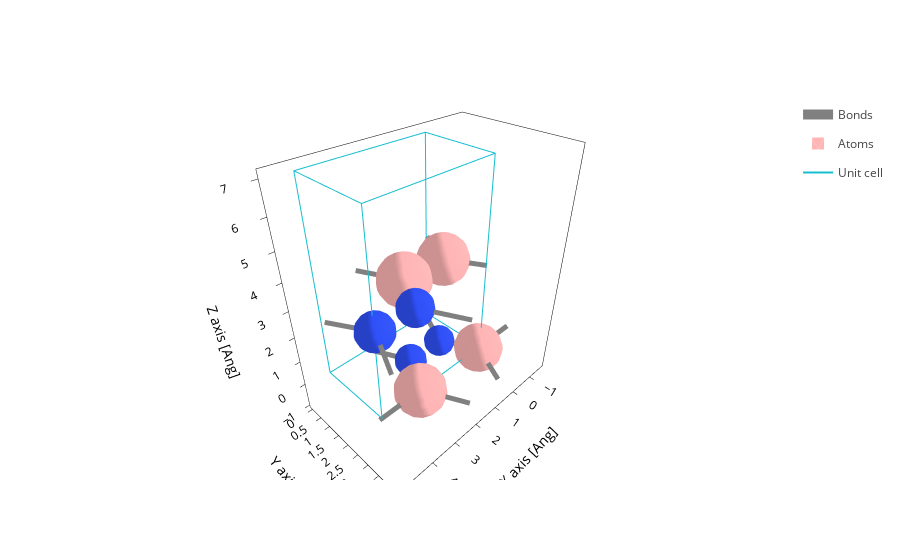
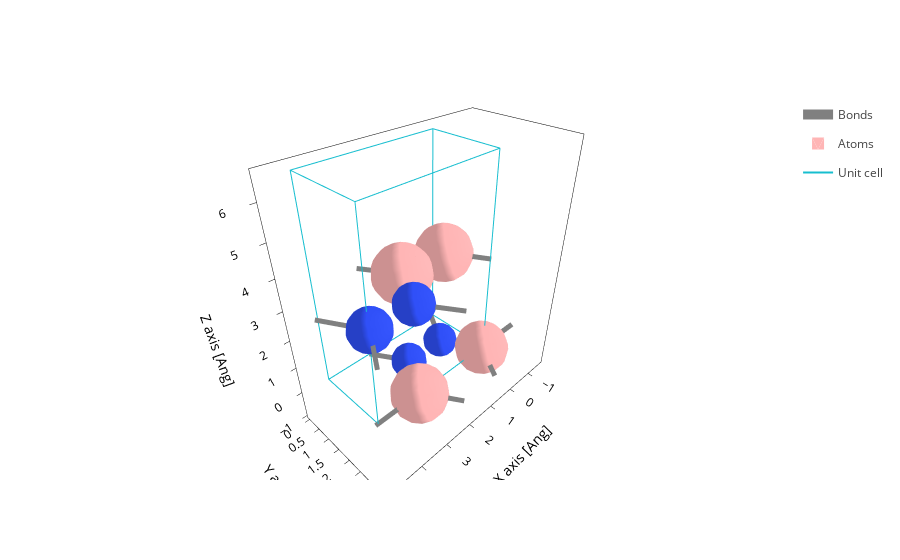
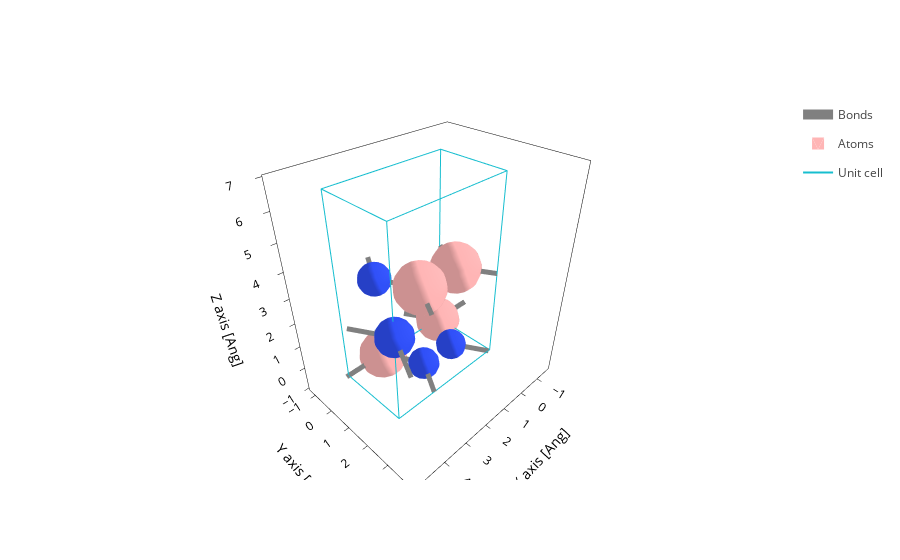
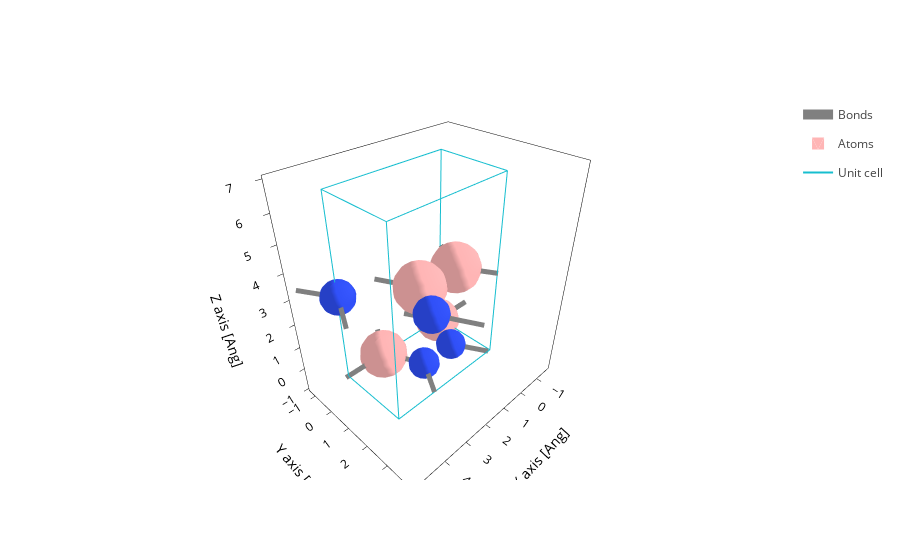

The code cell stored with these charts, in order, in its notebook:
### Code cell
# Plot all the structures
for k, path in enumerate(paths_sus):
    if k >= 15 and k < 30:
        file = sisl.get_sile(path / "aiida.fdf")
        geom = file.read_geometry()
        file.plot.geometry(axes="xyz").show()
    else:
        continue

### Figure 1 — Plotly figure (JSON) as saved in the notebook; plotly's stock layout.template omitted (floating-point values rounded to 4 significant figures; data arrays with more than 128 entries replaced by an {"elided": "..."} marker saying what was removed)
{"data": [{"line": {"color": "gray", "width": 10}, "meta": {}, "mode": "lines", "name": "Bonds", "opacity": 1, "type": "scatter3d", "x": {"elided": "336 float values"}, "y": {"elided": "336 float values"}, "z": {"elided": "336 float values"}}, {"alphahull": 0, "color": "#FFB5B5", "hovertemplate": "%{meta.position}", "legendgroup": "Atoms", "meta": {"meta": {"Atoms_i": 0}, "position": "(0.09, 2.71, 0.00)"}, "name": "Atoms", "opacity": 1, "showlegend": true, "showscale": false, "type": "mesh3d", "x": {"elided": "225 float values"}, "y": {"elided": "225 float values"}, "z": {"elided": "225 float values"}}, {"alphahull": 0, "color": "#3050F8", "hovertemplate": "%{meta.position}", "legendgroup": "Atoms", "meta": {"meta": {"Atoms_i": 1}, "position": "(0.82, 1.47, 0.01)"}, "name": "Atoms", "opacity": 1, "showlegend": false, "showscale": false, "type": "mesh3d", "x": {"elided": "225 float values"}, "y": {"elided": "225 float values"}, "z": {"elided": "225 float values"}}, {"alphahull": 0, "color": "#FFB5B5", "hovertemplate": "%{meta.position}", "legendgroup": "Atoms", "meta": {"meta": {"Atoms_i": 2}, "position": "(2.94, 2.71, 0.00)"}, "name": "Atoms", "opacity": 1, "showlegend": false, "showscale": false, "type": "mesh3d", "x": {"elided": "225 float values"}, "y": {"elided": "225 float values"}, "z": {"elided": "225 float values"}}, {"alphahull": 0, "color": "#3050F8", "hovertemplate": "%{meta.position}", "legendgroup": "Atoms", "meta": {"meta": {"Atoms_i": 3}, "position": "(2.23, 1.48, 0.00)"}, "name": "Atoms", "opacity": 1, "showlegend": false, "showscale": false, "type": "mesh3d", "x": {"elided": "225 float values"}, "y": {"elided": "225 float values"}, "z": {"elided": "225 float values"}}, {"alphahull": 0, "color": "#3050F8", "hovertemplate": "%{meta.position}", "legendgroup": "Atoms", "meta": {"meta": {"Atoms_i": 4}, "position": "(4.51, 2.71, 3.39)"}, "name": "Atoms", "opacity": 1, "showlegend": false, "showscale": false, "type": "mesh3d", "x": {"elided": "225 float values"}, "y": {"elided": "225 float values"}, "z": {"elided": "225 float values"}}, {"alphahull": 0, "color": "#FFB5B5", "hovertemplate": "%{meta.position}", "legendgroup": "Atoms", "meta": {"meta": {"Atoms_i": 5}, "position": "(0.67, 1.48, 3.41)"}, "name": "Atoms", "opacity": 1, "showlegend": false, "showscale": false, "type": "mesh3d", "x": {"elided": "225 float values"}, "y": {"elided": "225 float values"}, "z": {"elided": "225 float values"}}, {"alphahull": 0, "color": "#3050F8", "hovertemplate": "%{meta.position}", "legendgroup": "Atoms", "meta": {"meta": {"Atoms_i": 6}, "position": "(3.07, 2.71, 3.39)"}, "name": "Atoms", "opacity": 1, "showlegend": false, "showscale": false, "type": "mesh3d", "x": {"elided": "225 float values"}, "y": {"elided": "225 float values"}, "z": {"elided": "225 float values"}}, {"alphahull": 0, "color": "#FFB5B5", "hovertemplate": "%{meta.position}", "legendgroup": "Atoms", "meta": {"meta": {"Atoms_i": 7}, "position": "(2.36, 1.46, 3.40)"}, "name": "Atoms", "opacity": 1, "showlegend": false, "showscale": false, "type": "mesh3d", "x": {"elided": "225 float values"}, "y": {"elided": "225 float values"}, "z": {"elided": "225 float values"}}, {"meta": {}, "mode": "lines", "name": "Unit cell", "type": "scatter3d", "x": [0.0, 0.0, 4.549, 4.549, 0.0, 0.0, NaN, 0.0, 0.0, 0.0, 4.549, 4.549, 0.0, NaN, 4.549, 4.549, NaN, 4.549, 4.549], "y": [0.0, 2.707, 2.707, 2.707, 2.707, 2.707, NaN, 2.707, 0.0, 0.0, 0.0, 0.0, 0.0, NaN, 2.707, 0.0, NaN, 2.707, 0.0], "z": [0.0, 0.0, 0.0, 7.002, 7.002, 0.0, NaN, 7.002, 7.002, 0.0, 0.0, 7.002, 7.002, NaN, 0.0, 0.0, NaN, 7.002, 7.002]}], "layout": {"scene": {"aspectmode": "data", "xaxis": {"title": {"text": "X axis [Ang]"}}, "yaxis": {"title": {"text": "Y axis [Ang]"}}, "zaxis": {"title": {"text": "Z axis [Ang]"}}}, "xaxis": {"scaleanchor": "y", "scaleratio": 1, "title": {"text": "X axis [Ang]"}}, "yaxis": {"title": {"text": "Y axis [Ang]"}}}}

### Figure 2 — Plotly figure (JSON) as saved in the notebook; plotly's stock layout.template omitted (floating-point values rounded to 4 significant figures; data arrays with more than 128 entries replaced by an {"elided": "..."} marker saying what was removed)
{"data": [{"line": {"color": "gray", "width": 10}, "meta": {}, "mode": "lines", "name": "Bonds", "opacity": 1, "type": "scatter3d", "x": {"elided": "336 float values"}, "y": {"elided": "336 float values"}, "z": {"elided": "336 float values"}}, {"alphahull": 0, "color": "#FFB5B5", "hovertemplate": "%{meta.position}", "legendgroup": "Atoms", "meta": {"meta": {"Atoms_i": 0}, "position": "(0.09, 2.33, 0.00)"}, "name": "Atoms", "opacity": 1, "showlegend": true, "showscale": false, "type": "mesh3d", "x": {"elided": "225 float values"}, "y": {"elided": "225 float values"}, "z": {"elided": "225 float values"}}, {"alphahull": 0, "color": "#3050F8", "hovertemplate": "%{meta.position}", "legendgroup": "Atoms", "meta": {"meta": {"Atoms_i": 1}, "position": "(0.78, 1.12, 0.00)"}, "name": "Atoms", "opacity": 1, "showlegend": false, "showscale": false, "type": "mesh3d", "x": {"elided": "225 float values"}, "y": {"elided": "225 float values"}, "z": {"elided": "225 float values"}}, {"alphahull": 0, "color": "#FFB5B5", "hovertemplate": "%{meta.position}", "legendgroup": "Atoms", "meta": {"meta": {"Atoms_i": 2}, "position": "(2.87, 2.33, 0.00)"}, "name": "Atoms", "opacity": 1, "showlegend": false, "showscale": false, "type": "mesh3d", "x": {"elided": "225 float values"}, "y": {"elided": "225 float values"}, "z": {"elided": "225 float values"}}, {"alphahull": 0, "color": "#3050F8", "hovertemplate": "%{meta.position}", "legendgroup": "Atoms", "meta": {"meta": {"Atoms_i": 3}, "position": "(2.19, 1.13, 0.02)"}, "name": "Atoms", "opacity": 1, "showlegend": false, "showscale": false, "type": "mesh3d", "x": {"elided": "225 float values"}, "y": {"elided": "225 float values"}, "z": {"elided": "225 float values"}}, {"alphahull": 0, "color": "#3050F8", "hovertemplate": "%{meta.position}", "legendgroup": "Atoms", "meta": {"meta": {"Atoms_i": 4}, "position": "(4.40, 2.33, 3.31)"}, "name": "Atoms", "opacity": 1, "showlegend": false, "showscale": false, "type": "mesh3d", "x": {"elided": "225 float values"}, "y": {"elided": "225 float values"}, "z": {"elided": "225 float values"}}, {"alphahull": 0, "color": "#FFB5B5", "hovertemplate": "%{meta.position}", "legendgroup": "Atoms", "meta": {"meta": {"Atoms_i": 5}, "position": "(0.65, 1.12, 3.31)"}, "name": "Atoms", "opacity": 1, "showlegend": false, "showscale": false, "type": "mesh3d", "x": {"elided": "225 float values"}, "y": {"elided": "225 float values"}, "z": {"elided": "225 float values"}}, {"alphahull": 0, "color": "#3050F8", "hovertemplate": "%{meta.position}", "legendgroup": "Atoms", "meta": {"meta": {"Atoms_i": 6}, "position": "(3.00, 2.33, 3.31)"}, "name": "Atoms", "opacity": 1, "showlegend": false, "showscale": false, "type": "mesh3d", "x": {"elided": "225 float values"}, "y": {"elided": "225 float values"}, "z": {"elided": "225 float values"}}, {"alphahull": 0, "color": "#FFB5B5", "hovertemplate": "%{meta.position}", "legendgroup": "Atoms", "meta": {"meta": {"Atoms_i": 7}, "position": "(2.31, 1.12, 3.33)"}, "name": "Atoms", "opacity": 1, "showlegend": false, "showscale": false, "type": "mesh3d", "x": {"elided": "225 float values"}, "y": {"elided": "225 float values"}, "z": {"elided": "225 float values"}}, {"meta": {}, "mode": "lines", "name": "Unit cell", "type": "scatter3d", "x": [0.0, 0.0, 4.44, 4.44, 0.0, 0.0, NaN, 0.0, 0.0, 0.0, 4.44, 4.44, 0.0, NaN, 4.44, 4.44, NaN, 4.44, 4.44], "y": [0.0, 2.333, 2.333, 2.333, 2.333, 2.333, NaN, 2.333, 0.0, 0.0, 0.0, 0.0, 0.0, NaN, 2.333, 0.0, NaN, 2.333, 0.0], "z": [0.0, 0.0, 0.0, 6.525, 6.525, 0.0, NaN, 6.525, 6.525, 0.0, 0.0, 6.525, 6.525, NaN, 0.0, 0.0, NaN, 6.525, 6.525]}], "layout": {"scene": {"aspectmode": "data", "xaxis": {"title": {"text": "X axis [Ang]"}}, "yaxis": {"title": {"text": "Y axis [Ang]"}}, "zaxis": {"title": {"text": "Z axis [Ang]"}}}, "xaxis": {"scaleanchor": "y", "scaleratio": 1, "title": {"text": "X axis [Ang]"}}, "yaxis": {"title": {"text": "Y axis [Ang]"}}}}

### Figure 3 — Plotly figure (JSON) as saved in the notebook; plotly's stock layout.template omitted (floating-point values rounded to 4 significant figures; data arrays with more than 128 entries replaced by an {"elided": "..."} marker saying what was removed)
{"data": [{"line": {"color": "gray", "width": 10}, "meta": {}, "mode": "lines", "name": "Bonds", "opacity": 1, "type": "scatter3d", "x": {"elided": "336 float values"}, "y": {"elided": "336 float values"}, "z": {"elided": "336 float values"}}, {"alphahull": 0, "color": "#FFB5B5", "hovertemplate": "%{meta.position}", "legendgroup": "Atoms", "meta": {"meta": {"Atoms_i": 0}, "position": "(0.09, 0.02, 0.01)"}, "name": "Atoms", "opacity": 1, "showlegend": true, "showscale": false, "type": "mesh3d", "x": {"elided": "225 float values"}, "y": {"elided": "225 float values"}, "z": {"elided": "225 float values"}}, {"alphahull": 0, "color": "#3050F8", "hovertemplate": "%{meta.position}", "legendgroup": "Atoms", "meta": {"meta": {"Atoms_i": 1}, "position": "(0.78, 1.40, 0.00)"}, "name": "Atoms", "opacity": 1, "showlegend": false, "showscale": false, "type": "mesh3d", "x": {"elided": "225 float values"}, "y": {"elided": "225 float values"}, "z": {"elided": "225 float values"}}, {"alphahull": 0, "color": "#FFB5B5", "hovertemplate": "%{meta.position}", "legendgroup": "Atoms", "meta": {"meta": {"Atoms_i": 2}, "position": "(2.89, 0.01, 0.01)"}, "name": "Atoms", "opacity": 1, "showlegend": false, "showscale": false, "type": "mesh3d", "x": {"elided": "225 float values"}, "y": {"elided": "225 float values"}, "z": {"elided": "225 float values"}}, {"alphahull": 0, "color": "#3050F8", "hovertemplate": "%{meta.position}", "legendgroup": "Atoms", "meta": {"meta": {"Atoms_i": 3}, "position": "(2.20, 1.40, 0.01)"}, "name": "Atoms", "opacity": 1, "showlegend": false, "showscale": false, "type": "mesh3d", "x": {"elided": "225 float values"}, "y": {"elided": "225 float values"}, "z": {"elided": "225 float values"}}, {"alphahull": 0, "color": "#3050F8", "hovertemplate": "%{meta.position}", "legendgroup": "Atoms", "meta": {"meta": {"Atoms_i": 4}, "position": "(4.42, 2.61, 3.33)"}, "name": "Atoms", "opacity": 1, "showlegend": false, "showscale": false, "type": "mesh3d", "x": {"elided": "225 float values"}, "y": {"elided": "225 float values"}, "z": {"elided": "225 float values"}}, {"alphahull": 0, "color": "#FFB5B5", "hovertemplate": "%{meta.position}", "legendgroup": "Atoms", "meta": {"meta": {"Atoms_i": 5}, "position": "(0.67, 1.40, 3.33)"}, "name": "Atoms", "opacity": 1, "showlegend": false, "showscale": false, "type": "mesh3d", "x": {"elided": "225 float values"}, "y": {"elided": "225 float values"}, "z": {"elided": "225 float values"}}, {"alphahull": 0, "color": "#3050F8", "hovertemplate": "%{meta.position}", "legendgroup": "Atoms", "meta": {"meta": {"Atoms_i": 6}, "position": "(3.01, 0.02, 3.32)"}, "name": "Atoms", "opacity": 1, "showlegend": false, "showscale": false, "type": "mesh3d", "x": {"elided": "225 float values"}, "y": {"elided": "225 float values"}, "z": {"elided": "225 float values"}}, {"alphahull": 0, "color": "#FFB5B5", "hovertemplate": "%{meta.position}", "legendgroup": "Atoms", "meta": {"meta": {"Atoms_i": 7}, "position": "(2.31, 1.40, 3.32)"}, "name": "Atoms", "opacity": 1, "showlegend": false, "showscale": false, "type": "mesh3d", "x": {"elided": "225 float values"}, "y": {"elided": "225 float values"}, "z": {"elided": "225 float values"}}, {"meta": {}, "mode": "lines", "name": "Unit cell", "type": "scatter3d", "x": [0.0, 0.0, 4.443, 4.443, 0.0, 0.0, NaN, 0.0, 0.0, 0.0, 4.443, 4.443, 0.0, NaN, 4.443, 4.443, NaN, 4.443, 4.443], "y": [0.0, 2.61, 2.61, 2.61, 2.61, 2.61, NaN, 2.61, 0.0, 0.0, 0.0, 0.0, 0.0, NaN, 2.61, 0.0, NaN, 2.61, 0.0], "z": [0.0, 0.0, 0.0, 6.804, 6.804, 0.0, NaN, 6.804, 6.804, 0.0, 0.0, 6.804, 6.804, NaN, 0.0, 0.0, NaN, 6.804, 6.804]}], "layout": {"scene": {"aspectmode": "data", "xaxis": {"title": {"text": "X axis [Ang]"}}, "yaxis": {"title": {"text": "Y axis [Ang]"}}, "zaxis": {"title": {"text": "Z axis [Ang]"}}}, "xaxis": {"scaleanchor": "y", "scaleratio": 1, "title": {"text": "X axis [Ang]"}}, "yaxis": {"title": {"text": "Y axis [Ang]"}}}}

### Figure 4 — Plotly figure (JSON) as saved in the notebook; plotly's stock layout.template omitted (floating-point values rounded to 4 significant figures; data arrays with more than 128 entries replaced by an {"elided": "..."} marker saying what was removed)
{"data": [{"line": {"color": "gray", "width": 10}, "meta": {}, "mode": "lines", "name": "Bonds", "opacity": 1, "type": "scatter3d", "x": {"elided": "336 float values"}, "y": {"elided": "336 float values"}, "z": {"elided": "336 float values"}}, {"alphahull": 0, "color": "#FFB5B5", "hovertemplate": "%{meta.position}", "legendgroup": "Atoms", "meta": {"meta": {"Atoms_i": 0}, "position": "(0.11, 0.00, 0.00)"}, "name": "Atoms", "opacity": 1, "showlegend": true, "showscale": false, "type": "mesh3d", "x": {"elided": "225 float values"}, "y": {"elided": "225 float values"}, "z": {"elided": "225 float values"}}, {"alphahull": 0, "color": "#3050F8", "hovertemplate": "%{meta.position}", "legendgroup": "Atoms", "meta": {"meta": {"Atoms_i": 1}, "position": "(0.80, 1.39, 0.02)"}, "name": "Atoms", "opacity": 1, "showlegend": false, "showscale": false, "type": "mesh3d", "x": {"elided": "225 float values"}, "y": {"elided": "225 float values"}, "z": {"elided": "225 float values"}}, {"alphahull": 0, "color": "#FFB5B5", "hovertemplate": "%{meta.position}", "legendgroup": "Atoms", "meta": {"meta": {"Atoms_i": 2}, "position": "(2.92, 0.01, 0.01)"}, "name": "Atoms", "opacity": 1, "showlegend": false, "showscale": false, "type": "mesh3d", "x": {"elided": "225 float values"}, "y": {"elided": "225 float values"}, "z": {"elided": "225 float values"}}, {"alphahull": 0, "color": "#3050F8", "hovertemplate": "%{meta.position}", "legendgroup": "Atoms", "meta": {"meta": {"Atoms_i": 3}, "position": "(2.21, 1.40, 0.01)"}, "name": "Atoms", "opacity": 1, "showlegend": false, "showscale": false, "type": "mesh3d", "x": {"elided": "225 float values"}, "y": {"elided": "225 float values"}, "z": {"elided": "225 float values"}}, {"alphahull": 0, "color": "#3050F8", "hovertemplate": "%{meta.position}", "legendgroup": "Atoms", "meta": {"meta": {"Atoms_i": 4}, "position": "(4.46, 0.01, 3.37)"}, "name": "Atoms", "opacity": 1, "showlegend": false, "showscale": false, "type": "mesh3d", "x": {"elided": "225 float values"}, "y": {"elided": "225 float values"}, "z": {"elided": "225 float values"}}, {"alphahull": 0, "color": "#FFB5B5", "hovertemplate": "%{meta.position}", "legendgroup": "Atoms", "meta": {"meta": {"Atoms_i": 5}, "position": "(0.68, 1.39, 3.36)"}, "name": "Atoms", "opacity": 1, "showlegend": false, "showscale": false, "type": "mesh3d", "x": {"elided": "225 float values"}, "y": {"elided": "225 float values"}, "z": {"elided": "225 float values"}}, {"alphahull": 0, "color": "#3050F8", "hovertemplate": "%{meta.position}", "legendgroup": "Atoms", "meta": {"meta": {"Atoms_i": 6}, "position": "(3.04, 2.61, 3.35)"}, "name": "Atoms", "opacity": 1, "showlegend": false, "showscale": false, "type": "mesh3d", "x": {"elided": "225 float values"}, "y": {"elided": "225 float values"}, "z": {"elided": "225 float values"}}, {"alphahull": 0, "color": "#FFB5B5", "hovertemplate": "%{meta.position}", "legendgroup": "Atoms", "meta": {"meta": {"Atoms_i": 7}, "position": "(2.33, 1.39, 3.35)"}, "name": "Atoms", "opacity": 1, "showlegend": false, "showscale": false, "type": "mesh3d", "x": {"elided": "225 float values"}, "y": {"elided": "225 float values"}, "z": {"elided": "225 float values"}}, {"meta": {}, "mode": "lines", "name": "Unit cell", "type": "scatter3d", "x": [0.0, 0.0, 4.493, 4.493, 0.0, 0.0, NaN, 0.0, 0.0, 0.0, 4.493, 4.493, 0.0, NaN, 4.493, 4.493, NaN, 4.493, 4.493], "y": [0.0, 2.614, 2.614, 2.614, 2.614, 2.614, NaN, 2.614, 0.0, 0.0, 0.0, 0.0, 0.0, NaN, 2.614, 0.0, NaN, 2.614, 0.0], "z": [0.0, 0.0, 0.0, 6.857, 6.857, 0.0, NaN, 6.857, 6.857, 0.0, 0.0, 6.857, 6.857, NaN, 0.0, 0.0, NaN, 6.857, 6.857]}], "layout": {"scene": {"aspectmode": "data", "xaxis": {"title": {"text": "X axis [Ang]"}}, "yaxis": {"title": {"text": "Y axis [Ang]"}}, "zaxis": {"title": {"text": "Z axis [Ang]"}}}, "xaxis": {"scaleanchor": "y", "scaleratio": 1, "title": {"text": "X axis [Ang]"}}, "yaxis": {"title": {"text": "Y axis [Ang]"}}}}
